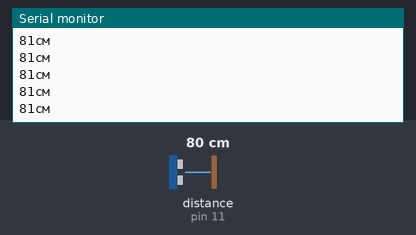
This sketch was run on a simulated Arduino Uno, built with avr-gcc and run on an emulated ATmega328P. Parts: the last lines printed to the serial monitor. The inputs (shaded band) are chosen by the test bench; at power-on: distance to the obstacle (sensor on pin 11) 80 cm. The echo pulse lasts 58.3 µs per cm.

Above: at 1.2 s.
1.3 s: distance to the obstacle (sensor on pin 11) set to 4 cm
At 1.37 s:
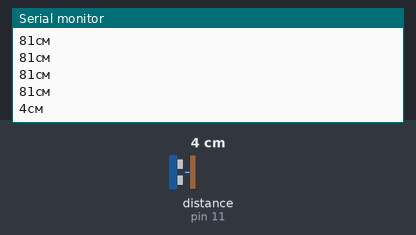
4.3 s: distance to the obstacle (sensor on pin 11) set to 2 cm
At 4.3 s:
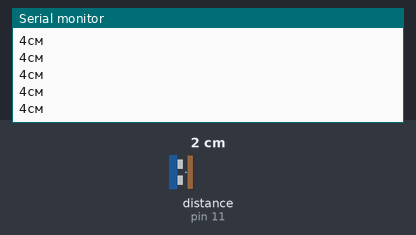
Timing chart, 0 to 7.3 s (numbered marks = the images above; inputs shaded):
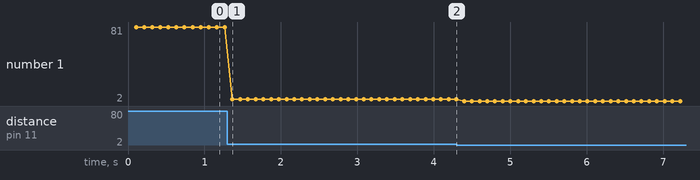

The sketch:

hs-sr04.ino
```cpp
#include <NewPing.h>
#define PIN_TRIG 12
#define PIN_ECHO 11
#define MAX_DISTANCE 200

NewPing sonar(PIN_TRIG, PIN_ECHO, MAX_DISTANCE);
void setup() {
  Serial.begin(9600);
}
void loop() {
  delay(100);
  unsigned int distance = sonar.ping_cm();
  Serial.print(distance);
  Serial.println("см");
}
```

Measured:
- after the input at 1.3 s, the serial monitor: prints a new line after 0.07 s (image 1)
- plotted number 1: 81 → 4 after the input at 1.3 s, 4 → 2 after the input at 4.3 s
